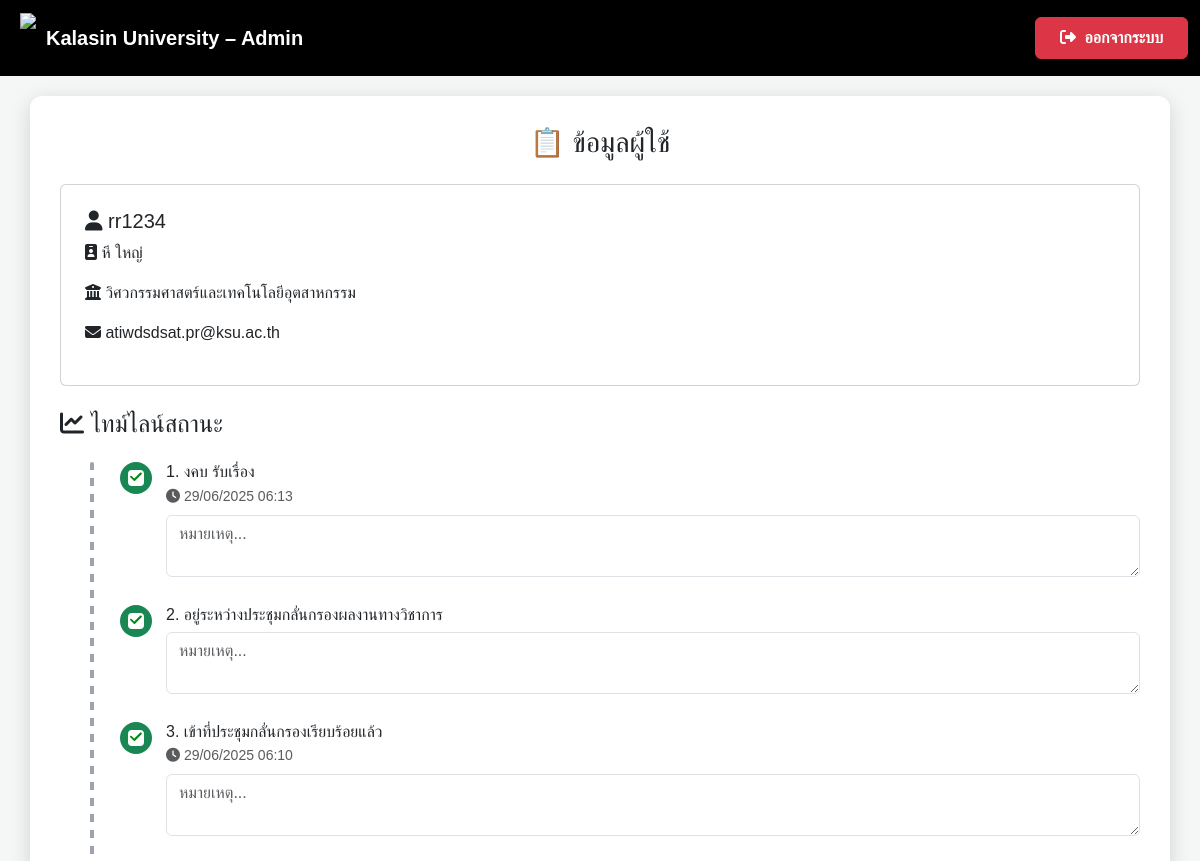
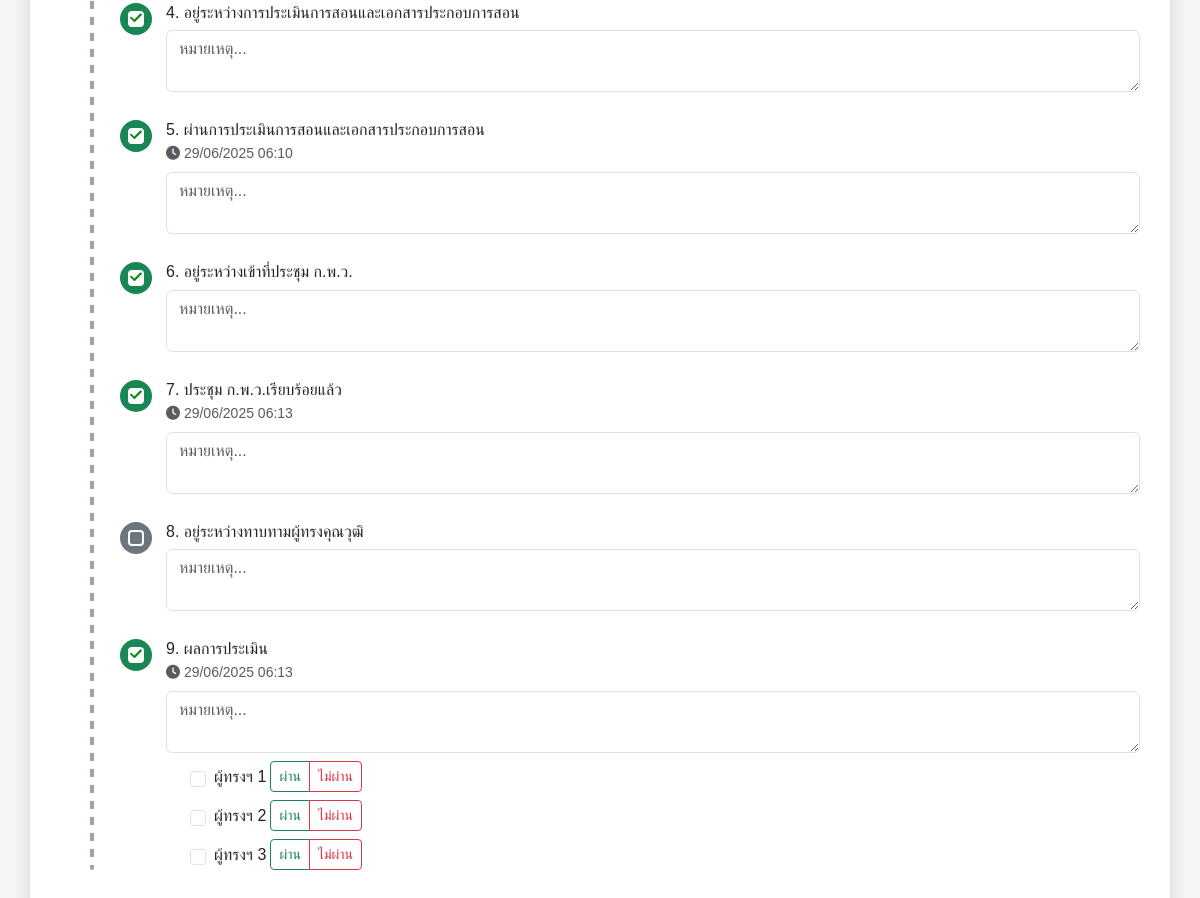
Page /timeline/1 on the committed database (2 pictures, top to bottom).
### app.py (models this page shows)
class User(db.Model):
    id = db.Column(db.Integer, primary_key=True)
    username = db.Column(db.String(80), unique=True, nullable=False)
    password = db.Column(db.String(100), nullable=False)
    full_name = db.Column(db.String(150), nullable=False)
    first_name = db.Column(db.String(80))
    last_name  = db.Column(db.String(80))
    faculty = db.Column(db.String(100), nullable=False)
    email = db.Column(db.String(120), unique=True, nullable=False)
    role = db.Column(db.String(20), default='user')
    requests = db.relationship('AcademicRequest', backref='user')  # relationship ใช้ชื่อ class ที่อยู่ข้างบน

class WorkflowStep(db.Model):
    id        = db.Column(db.Integer, primary_key=True)
    user_id   = db.Column(db.Integer, db.ForeignKey('user.id'))
    order_no  = db.Column(db.Integer)         # 1-13
    title     = db.Column(db.String(150))
    is_done   = db.Column(db.Boolean, default=False)
    done_at   = db.Column(db.DateTime)
    comment   = db.Column(db.Text)
    is_visible = db.Column(db.Boolean, default=True)

### app.py (the view)
@app.route("/timeline/<int:user_id>", endpoint="timeline")
def timeline(user_id):
    user = User.query.get_or_404(user_id)
    ensure_workflow(user.id)
    steps = (WorkflowStep.query
             .filter_by(user_id=user.id, is_visible=True)
             .order_by(WorkflowStep.order_no)
             .all())
    for st in steps:
        st.show_time = st.order_no in SHOW_TIME_STEPS     # True / False
    FAC_MAP = {
        "engineering-industrial-tech": "วิศวกรรมศาสตร์และเทคโนโลยีอุตสาหกรรม",
        "science-health-tech":        "วิทยาศาสตร์และเทคโนโลยีสุขภาพ",
        "agri-tech":                  "เทคโนโลยีการเกษตร",
        "liberal-arts":               "ศิลปศาสตร์",
        "edu-innovation":             "ศึกษาศาสตร์และนวัตกรรมการศึกษา",
        "management-science":         "บริหารศาสตร์",
    }
    faculty_th = FAC_MAP.get(user.faculty, "ไม่ระบุคณะ")
    return render_template(
        "timeline.html",
        user=user,
        faculty_th=faculty_th,
        steps=steps,          # list[WorkflowStep] ที่มี st.show_time แล้ว
        show_kkk=True
    )

### app.py (called while the page is built, shortened)
def ensure_workflow(user_id):
    if WorkflowStep.query.filter_by(user_id=user_id).first():
        return

@app.template_filter("th_time")
def th_time(dt, fmt="%d/%m/%Y %H:%M"):
    if not dt:
        return ""
    if dt.tzinfo is None:           # ← ถ้าเจอค่า naive
        dt = dt.replace(tzinfo=timezone.utc)
    th = pytz.timezone("Asia/Bangkok")
    return dt.astimezone(th).strftime(fmt)

### templates/timeline.html (shortened to what this page needs)
<!DOCTYPE html>
<html lang="th">
<head>
  <link href="https://cdn.jsdelivr.net/npm/bootstrap@5.3.3/dist/css/bootstrap.min.css" rel="stylesheet" />
  <link href="https://cdnjs.cloudflare.com/ajax/libs/font-awesome/6.4.2/css/all.min.css" rel="stylesheet" />
</head>
<body>
<nav class="navbar navbar-expand-lg navbar-dark">
  <div class="container-fluid">
    <a class="navbar-brand ms-2 d-flex align-items-center" href="{{ url_for('admin_dashboard') }}">
      <img src="https://upload.wikimedia.org/wikipedia/th/4/4e/Kalasin_University_Seal.svg"
           style="height:50px;margin-right:10px">
      <strong>Kalasin University – Admin</strong>
    </a>
    <div class="ms-auto">
      <a href="{{ url_for('logout') }}" class="btn btn-danger fw-bold px-4 py-2">
        <i class="fas fa-sign-out-alt me-1"></i> ออกจากระบบ
      </a>
    </div>
  </div>
</nav>
<div class="container box">
  <h3 class="mb-4 text-center">📋 ข้อมูลผู้ใช้</h3>
  <div class="card p-4">
    <h5><i class="fas fa-user"></i> {{ user.username }}</h5>
    <p><i class="fas fa-id-badge"></i> {{ user.first_name }} {{ user.last_name }}</p>
    <p><i class="fas fa-building-columns"></i> {{ faculty_th }}</p>
    <p><i class="fas fa-envelope"></i> {{ user.email }}</p>
  </div>
  <h4 class="mt-4 mb-3"><i class="fas fa-chart-line"></i> ไทม์ไลน์สถานะ</h4>
  <ul class="timeline">
{% if steps and steps|length > 0 %}
  {% for step in steps %}
    {% if step.order_no != 10 or show_kkk %}
    <li class="timeline-item">
      <span class="timeline-icon {{ 'checked' if step.is_done else 'bg-secondary text-white' }}"
            id="ico-{{ step.id }}">
      </span>
      <div class="timeline-content">
        <h6>{{ step.order_no }}. {{ step.title }}</h6>
{% if step.show_time %}
  <small id="time-{{ step.id }}"
         class="text-muted done-time {% if not (step.is_done and step.done_at) %}d-none{% endif %}">
    {% if step.is_done and step.done_at %}
      <i class="fas fa-clock"></i> {{ step.done_at|th_time }}
    {% endif %}
  </small>
{% endif %}
        <textarea class="form-control comment-area mt-2"
                  placeholder="หมายเหตุ..."
                  id="cmt-{{ step.id }}"
                  onblur="saveComment({{ step.id }})">{{ step.comment or '' }}</textarea>
{% if step.order_no == 9 %}
  <div class="d-flex flex-column gap-2 mt-2 ps-4">
    {% for e in range(3) %}
    <div class="d-flex align-items-center gap-1">
      <input type="checkbox"
             class="form-check-input me-1"
             id="exp-{{ step.id }}-{{ e }}"
             onchange="toggleExpert(this, {{ step.id }}, {{ e }})">
      <span>ผู้ทรงฯ {{ e+1 }}</span>
      <div class="btn-group" role="group">
        <label  class="btn btn-outline-success btn-sm"
                for="pass-{{ step.id }}-{{ e }}">ผ่าน</label>
        <label  class="btn btn-outline-danger btn-sm"
                for="fail-{{ step.id }}-{{ e }}">ไม่ผ่าน</label>
      </div>
    </div>
    {% endfor %}
  </div>
{% endif %}
      </div>
    </li>
    {% endif %}
  {% endfor %}
{% endif %}
</ul>
</div>
</body>
</html>

### templates/timeline.html (style rules this page uses)
body { font-family:'Poppins',sans-serif;background:#f4f7f6; }
.navbar { background:#000 }
.box { background:#fff;border-radius:12px;padding:30px;box-shadow:0 5px 20px rgba(0,0,0,.15);margin-top:20px; }
.timeline { position:relative;list-style:none;margin:0;padding-left:60px;margin-top:1.5rem; }
.timeline::before { content:"";position:absolute;left:30px;top:0;bottom:0;width:4px;background-image:repeating-linear-gradient(to bottom,#9ca3af 0 8px,transparent 8px 16px);border-radius:2px; }
.timeline-item { display:flex;align-items:flex-start;margin-bottom:1.75rem; }
.timeline-icon { flex:0 0 32px;width:32px;height:32px;border-radius:50%;display:flex;align-items:center;justify-content:center;font-size:.9rem;margin-right:14px;position:relative;transition:.15s; }
.timeline-content { flex:1; }
.timeline-content h6 { margin:0;font-weight:500; }
.done-time { display:block;margin-top:4px; }
.timeline-icon::after { content:"";position:absolute;top:8px;left:8px;width:16px;height:16px;border:2px solid #fff;border-radius:4px;background:transparent;pointer-events:none; }
.timeline-icon.checked { background:#198754!important; }

### rows in the picture
User: username "rr1234", first_name "หี", last_name "ใหญ่", email "atiwdsdsat.pr@ksu.ac.th"
WorkflowStep: order_no "1", title "งคบ รับเรื่อง", done_at|th_time "29/06/2025 06:13", id "หมายเหตุ..."
WorkflowStep: order_no "2", title "อยู่ระหว่างประชุมกลั่นกรองผลงานทางวิชาการ", id "หมายเหตุ..."
WorkflowStep: order_no "3", title "เข้าที่ประชุมกลั่นกรองเรียบร้อยแล้ว", done_at|th_time "29/06/2025 06:10", id "หมายเหตุ..."
WorkflowStep: order_no "4", title "อยู่ระหว่างการประเมินการสอนและเอกสารประกอบการสอน", id "หมายเหตุ..."
WorkflowStep: order_no "5", title "ผ่านการประเมินการสอนและเอกสารประกอบการสอน", done_at|th_time "29/06/2025 06:10", id "หมายเหตุ..."
WorkflowStep: order_no "6", title "อยู่ระหว่างเข้าที่ประชุม ก.พ.ว.", id "หมายเหตุ..."
WorkflowStep: order_no "7", title "ประชุม ก.พ.ว.เรียบร้อยแล้ว", done_at|th_time "29/06/2025 06:13", id "หมายเหตุ..."
WorkflowStep: order_no "8", title "อยู่ระหว่างทาบทามผู้ทรงคุณวุฒิ", id "หมายเหตุ..."
WorkflowStep: order_no "9", title "ผลการประเมิน", done_at|th_time "29/06/2025 06:13", id "หมายเหตุ...", e "1" "2" "3"

### other values in the picture
{{ faculty_th }} "วิศวกรรมศาสตร์และเทคโนโลยีอุตสาหกรรม"
